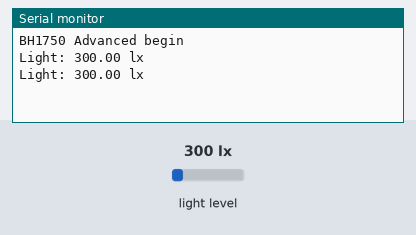
Bench run of a sketch on a simulated ESP32. Shown: the last lines printed to the serial monitor. The inputs (shaded band) are chosen by the test bench; at power-on: light level 300 lx.

Above: at 1.8 s.
1.9 s: light level set to 40 lx
At 2.8 s:
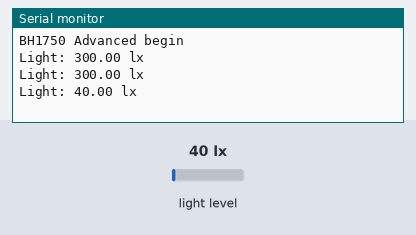
3.4 s: light level set to 500 lx
At 4.8 s:
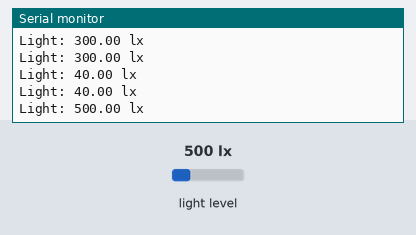
Timing chart, 0 to 6.4 s (numbered marks = the images above; inputs shaded):
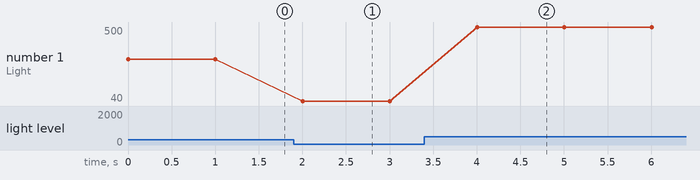

The sketch:

Light_Sensor.ino
```cpp
/*

  Advanced BH1750 library usage example

  This example has some comments about advanced usage features.

  Connection:

    VCC -> 3V3 or 5V
    GND -> GND
    SCL -> SCL (A5 on Arduino Uno, Leonardo, etc or 21 on Mega and Due, on esp8266 free selectable)
    SDA -> SDA (A4 on Arduino Uno, Leonardo, etc or 20 on Mega and Due, on esp8266 free selectable)
    ADD -> (not connected) or GND

  ADD pin is used to set sensor I2C address. If it has voltage greater or equal to
  0.7VCC voltage (e.g. you've connected it to VCC) the sensor address will be
  0x5C. In other case (if ADD voltage less than 0.7 * VCC) the sensor address will
  be 0x23 (by default).

*/

#include <Wire.h>
#include <BH1750.h>
#define uS_TO_S_FACTOR 1000000  /* Conversion factor for micro seconds to seconds */
#define TIME_TO_SLEEP  20        /* Time ESP32 will go to sleep (in seconds) */

/*
  BH1750 can be physically configured to use two I2C addresses:
    - 0x23 (most common) (if ADD pin had < 0.7VCC voltage)
    - 0x5C (if ADD pin had > 0.7VCC voltage)

  Library uses 0x23 address as default, but you can define any other address.
  If you had troubles with default value - try to change it to 0x5C.

*/
BH1750 lightMeter(0x23);
int i=0;
void setup(){


  Serial.begin(115200);
  //Wire.pins(21, 22);// yes, see text
  Wire.begin(21, 22); // 0=sda, 2=scl
  /*

    BH1750 has six different measurement modes. They are divided in two groups;
    continuous and one-time measurements. In continuous mode, sensor continuously
    measures lightness value. In one-time mode the sensor makes only one
    measurement and then goes into Power Down mode.

    Each mode, has three different precisions:

      - Low Resolution Mode - (4 lx precision, 16ms measurement time)
      - High Resolution Mode - (1 lx precision, 120ms measurement time)
      - High Resolution Mode 2 - (0.5 lx precision, 120ms measurement time)

    By default, the library uses Continuous High Resolution Mode, but you can
    set any other mode, by passing it to BH1750.begin() or BH1750.configure()
    functions.

    [!] Remember, if you use One-Time mode, your sensor will go to Power Down
    mode each time, when it completes a measurement and you've read it.

    Full mode list:

      BH1750_CONTINUOUS_LOW_RES_MODE
      BH1750_CONTINUOUS_HIGH_RES_MODE (default)
      BH1750_CONTINUOUS_HIGH_RES_MODE_2

      BH1750_ONE_TIME_LOW_RES_MODE
      BH1750_ONE_TIME_HIGH_RES_MODE
      BH1750_ONE_TIME_HIGH_RES_MODE_2

  */

  // begin returns a boolean that can be used to detect setup problems.
  if (lightMeter.begin(BH1750::CONTINUOUS_HIGH_RES_MODE)) {
    Serial.println(F("BH1750 Advanced begin"));
  }
  else {
    Serial.println(F("Error initialising BH1750"));
  }

}


void loop() {

  float lux = lightMeter.readLightLevel();
  Serial.print("Light: ");
  Serial.print(lux);
  Serial.println(" lx");
  delay(1000);


  if(i>10){
lightMeter.begin(BH1750::ONE_TIME_HIGH_RES_MODE);
Serial.println(" Gone into single measurment mode");
  }
 if(i>20){
    Turn_Into_Inputs();

  Serial.println("Going to sleep now");
  esp_deep_sleep_start();
  Serial.println("This will never be printed");
  }
  i++;
}


void Turn_Into_Inputs(){
  pinMode(21,INPUT);
  pinMode(22,INPUT);
}
```

Measured:
- after the input at 1.9 s, the serial monitor: prints a new line after 0.10 s (image 1)
- after the input at 3.4 s, the serial monitor: prints a new line after 0.60 s (image 2)
- plotted number 1: 300 → 40 after the input at 1.9 s, 40 → 500 after the input at 3.4 s
